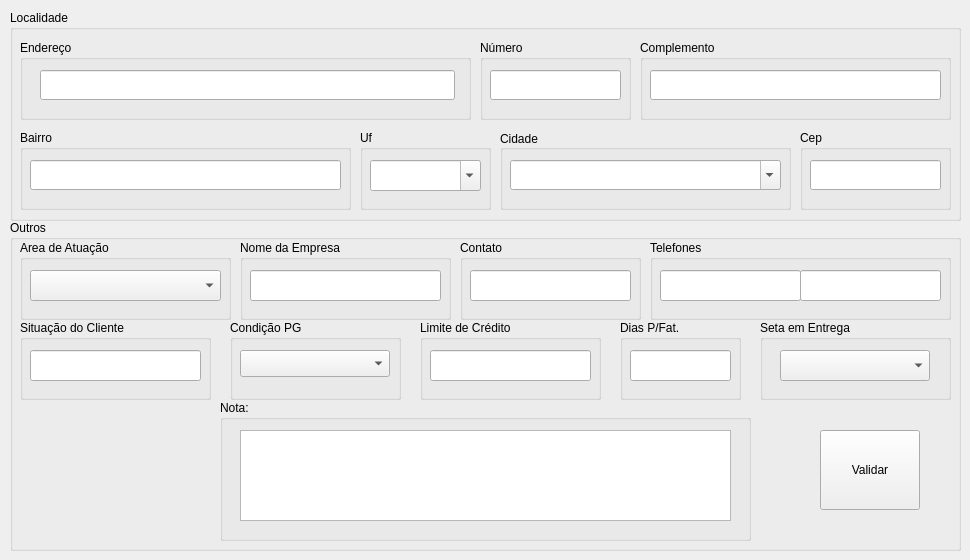
   <widget class="QWidget" name="TabBilling">
    <attribute name="title">
     <string>Faruramento</string>
    </attribute>
    <widget class="QGroupBox" name="GBoxPlaceAddress">
     <property name="geometry">
      <rect>
       <x>10</x>
       <y>10</y>
       <width>951</width>
       <height>211</height>
      </rect>
     </property>
     <property name="title">
      <string>Localidade</string>
     </property>
     <widget class="QGroupBox" name="GBoxAddress">
      <property name="geometry">
       <rect>
        <x>10</x>
        <y>30</y>
        <width>451</width>
        <height>80</height>
       </rect>
      </property>
      <property name="title">
       <string>Endereço</string>
      </property>
      <widget class="QLineEdit" name="LEditAddress">
       <property name="geometry">
        <rect>
         <x>20</x>
         <y>30</y>
         <width>415</width>
         <height>30</height>
        </rect>
       </property>
       <property name="toolTip">
        <string>Informar o Endereçõ do Fornecedor...</string>
       </property>
       <property name="alignment">
        <set>Qt::AlignCenter</set>
       </property>
      </widget>
     </widget>
     <widget class="QGroupBox" name="GBoxNumber">
      <property name="geometry">
       <rect>
        <x>470</x>
        <y>30</y>
        <width>151</width>
        <height>80</height>
       </rect>
      </property>
      <property name="title">
       <string>Número</string>
      </property>
      <widget class="QLineEdit" name="LEditNumber">
       <property name="geometry">
        <rect>
         <x>10</x>
         <y>30</y>
         <width>131</width>
         <height>30</height>
        </rect>
       </property>
       <property name="toolTip">
        <string>Informar o Número para o Endereço...</string>
       </property>
       <property name="alignment">
        <set>Qt::AlignCenter</set>
       </property>
      </widget>
     </widget>
     <widget class="QGroupBox" name="GBoxComplements">
      <property name="geometry">
       <rect>
        <x>630</x>
        <y>30</y>
        <width>311</width>
        <height>80</height>
       </rect>
      </property>
      <property name="title">
       <string>Complemento</string>
      </property>
      <widget class="QLineEdit" name="LEditComplements">
       <property name="geometry">
        <rect>
         <x>10</x>
         <y>30</y>
         <width>291</width>
         <height>30</height>
        </rect>
       </property>
       <property name="toolTip">
        <string>Informar um Complemento para o Endereço, caso tenha...</string>
       </property>
       <property name="alignment">
        <set>Qt::AlignCenter</set>
       </property>
      </widget>
     </widget>
     <widget class="QGroupBox" name="GBoxDistrict">
      <property name="geometry">
       <rect>
        <x>10</x>
        <y>120</y>
        <width>331</width>
        <height>80</height>
       </rect>
      </property>
      <property name="title">
       <string>Bairro</string>
      </property>
      <widget class="QLineEdit" name="LEditDistrict">
       <property name="geometry">
        <rect>
         <x>10</x>
         <y>30</y>
         <width>311</width>
         <height>30</height>
        </rect>
       </property>
       <property name="toolTip">
        <string>Informar o Bairro/Região onde fica o Endereço...</string>
       </property>
       <property name="alignment">
        <set>Qt::AlignCenter</set>
       </property>
      </widget>
     </widget>
     <widget class="QGroupBox" name="GBoxCity">
      <property name="geometry">
       <rect>
        <x>490</x>
        <y>120</y>
        <width>291</width>
        <height>80</height>
       </rect>
      </property>
      <property name="cursor">
       <cursorShape>SizeVerCursor</cursorShape>
      </property>
      <property name="layoutDirection">
       <enum>Qt::LeftToRight</enum>
      </property>
      <property name="title">
       <string>Cidade</string>
      </property>
      <property name="alignment">
       <set>Qt::AlignLeading|Qt::AlignLeft|Qt::AlignVCenter</set>
      </property>
      <widget class="QComboBox" name="CBoxCity">
       <property name="geometry">
        <rect>
         <x>10</x>
         <y>30</y>
         <width>271</width>
         <height>30</height>
        </rect>
       </property>
       <property name="toolTip">
        <string>Selecionar a Cidade ou Digitar, Caso não tenha..</string>
       </property>
       <property name="editable">
        <bool>true</bool>
       </property>
      </widget>
     </widget>
     <widget class="QGroupBox" name="GBoxState">
      <property name="geometry">
       <rect>
        <x>350</x>
        <y>120</y>
        <width>131</width>
        <height>80</height>
       </rect>
      </property>
      <property name="title">
       <string>Uf</string>
      </property>
      <widget class="QComboBox" name="CBoxState">
       <property name="geometry">
        <rect>
         <x>10</x>
         <y>30</y>
         <width>111</width>
         <height>31</height>
        </rect>
       </property>
       <property name="cursor">
        <cursorShape>IBeamCursor</cursorShape>
       </property>
       <property name="toolTip">
        <string>Selecionar a Sigla para o Estado do Cliente...</string>
       </property>
       <property name="layoutDirection">
        <enum>Qt::LeftToRight</enum>
       </property>
       <property name="editable">
        <bool>true</bool>
       </property>
      </widget>
     </widget>
     <widget class="QGroupBox" name="GBoxZipCode">
      <property name="geometry">
       <rect>
        <x>790</x>
        <y>120</y>
        <width>151</width>
        <height>80</height>
       </rect>
      </property>
      <property name="title">
       <string>Cep</string>
      </property>
      <widget class="QLineEdit" name="LEditZipCode">
       <property name="geometry">
        <rect>
         <x>10</x>
         <y>30</y>
         <width>131</width>
         <height>30</height>
        </rect>
       </property>
       <property name="toolTip">
        <string>Informar o Cep da Localidade...</string>
       </property>
       <property name="alignment">
        <set>Qt::AlignCenter</set>
       </property>
      </widget>
     </widget>
    </widget>
    <widget class="QGroupBox" name="GBoxOthersBilling">
     <property name="geometry">
      <rect>
       <x>10</x>
       <y>220</y>
       <width>951</width>
       <height>331</height>
      </rect>
     </property>
     <property name="title">
      <string>Outros</string>
     </property>
     <widget class="QGroupBox" name="GBoxPaymentSchd">
      <property name="geometry">
       <rect>
        <x>610</x>
        <y>100</y>
        <width>121</width>
        <height>80</height>
       </rect>
      </property>
      <property name="title">
       <string>Dias P/Fat.</string>
      </property>
      <widget class="QLineEdit" name="LEditPaymentSchd">
       <property name="geometry">
        <rect>
         <x>10</x>
         <y>30</y>
         <width>101</width>
         <height>31</height>
        </rect>
       </property>
       <property name="toolTip">
        <string>Dias para fatura, exemplo: 30, 60, 90</string>
       </property>
       <property name="alignment">
        <set>Qt::AlignCenter</set>
       </property>
      </widget>
     </widget>
     <widget class="QGroupBox" name="GBoxPaymentMthd">
      <property name="geometry">
       <rect>
        <x>220</x>
        <y>100</y>
        <width>171</width>
        <height>80</height>
       </rect>
      </property>
      <property name="title">
       <string>Condição PG</string>
      </property>
      <widget class="QComboBox" name="CBoxPaymentMthd">
       <property name="geometry">
        <rect>
         <x>10</x>
         <y>30</y>
         <width>150</width>
         <height>27</height>
        </rect>
       </property>
       <property name="minimumSize">
        <size>
         <width>150</width>
         <height>0</height>
        </size>
       </property>
       <property name="toolTip">
        <string>Selecionar Condição de Pagamento Desejada para o Cliente...</string>
       </property>
      </widget>
     </widget>
     <widget class="QGroupBox" name="GBoxNotesBilling">
      <property name="geometry">
       <rect>
        <x>210</x>
        <y>180</y>
        <width>531</width>
        <height>141</height>
       </rect>
      </property>
      <property name="minimumSize">
       <size>
        <width>350</width>
        <height>110</height>
       </size>
      </property>
      <property name="title">
       <string>Nota:</string>
      </property>
      <widget class="QTextEdit" name="TEditNotesBilling">
       <property name="geometry">
        <rect>
         <x>20</x>
         <y>30</y>
         <width>491</width>
         <height>91</height>
        </rect>
       </property>
       <property name="minimumSize">
        <size>
         <width>300</width>
         <height>90</height>
        </size>
       </property>
       <property name="toolTip">
        <string>Informar alguma Observação para o Cliente...</string>
       </property>
      </widget>
     </widget>
     <widget class="QGroupBox" name="GBoxSetToDelivery">
      <property name="geometry">
       <rect>
        <x>750</x>
        <y>100</y>
        <width>191</width>
        <height>80</height>
       </rect>
      </property>
      <property name="title">
       <string>Seta em Entrega</string>
      </property>
      <widget class="QComboBox" name="CBoxSetToDelivery">
       <property name="geometry">
        <rect>
         <x>20</x>
         <y>30</y>
         <width>150</width>
         <height>31</height>
        </rect>
       </property>
       <property name="toolTip">
        <string>Seta o Endereço de Faturamento para Entrega...</string>
       </property>
      </widget>
     </widget>
     <widget class="QGroupBox" name="GBoxCustomersCreditStatus">
      <property name="geometry">
       <rect>
        <x>10</x>
        <y>100</y>
        <width>191</width>
        <height>80</height>
       </rect>
      </property>
      <property name="title">
       <string>Situação do Cliente</string>
      </property>
      <widget class="QLineEdit" name="LEditCustomersCreditStatus">
       <property name="geometry">
        <rect>
         <x>10</x>
         <y>30</y>
         <width>171</width>
         <height>31</height>
        </rect>
       </property>
       <property name="toolTip">
        <string>Mostra a Situação Financeira do Cliente para Compras...</string>
       </property>
       <property name="alignment">
        <set>Qt::AlignCenter</set>
       </property>
      </widget>
     </widget>
     <widget class="QGroupBox" name="GBoxCustomerCreditLimit">
      <property name="geometry">
       <rect>
        <x>410</x>
        <y>100</y>
        <width>181</width>
        <height>80</height>
       </rect>
      </property>
      <property name="title">
       <string>Limite de Crédito</string>
      </property>
      <widget class="QLineEdit" name="LEditCustomerCreditLimit">
       <property name="geometry">
        <rect>
         <x>10</x>
         <y>30</y>
         <width>161</width>
         <height>31</height>
        </rect>
       </property>
       <property name="toolTip">
        <string>Mostra o Limite de Crédito Aprovado para o Cliente...</string>
       </property>
       <property name="alignment">
        <set>Qt::AlignCenter</set>
       </property>
      </widget>
     </widget>
     <widget class="QGroupBox" name="GBoxBusinessArea">
      <property name="geometry">
       <rect>
        <x>10</x>
        <y>20</y>
        <width>211</width>
        <height>80</height>
       </rect>
      </property>
      <property name="title">
       <string>Area de Atuação</string>
      </property>
      <widget class="QComboBox" name="CBoxBusinessArea">
       <property name="geometry">
        <rect>
         <x>10</x>
         <y>30</y>
         <width>191</width>
         <height>31</height>
        </rect>
       </property>
       <property name="toolTip">
        <string>Selecionar a Área de Atuação do Cliente...</string>
       </property>
      </widget>
     </widget>
     <widget class="QGroupBox" name="GBoxBusinessName">
      <property name="geometry">
       <rect>
        <x>230</x>
        <y>20</y>
        <width>211</width>
        <height>80</height>
       </rect>
      </property>
      <property name="title">
       <string>Nome da Empresa</string>
      </property>
      <widget class="QLineEdit" name="LEditBusinessName">
       <property name="geometry">
        <rect>
         <x>10</x>
         <y>30</y>
         <width>191</width>
         <height>31</height>
        </rect>
       </property>
       <property name="toolTip">
        <string>Informa o nome da Empresa do Cliente, para Referências...</string>
       </property>
       <property name="alignment">
        <set>Qt::AlignCenter</set>
       </property>
      </widget>
     </widget>
     <widget class="QGroupBox" name="GBoxBusinessContact">
      <property name="geometry">
       <rect>
        <x>450</x>
        <y>20</y>
        <width>181</width>
        <height>80</height>
       </rect>
      </property>
      <property name="title">
       <string>Contato</string>
      </property>
      <widget class="QLineEdit" name="LEditBusinessContact">
       <property name="geometry">
        <rect>
         <x>10</x>
         <y>30</y>
         <width>161</width>
         <height>31</height>
        </rect>
       </property>
       <property name="toolTip">
        <string>Informar Contato de Referêcia na Empresa para o Cliente...</string>
       </property>
       <property name="alignment">
        <set>Qt::AlignCenter</set>
       </property>
      </widget>
     </widget>
     <widget class="QGroupBox" name="GBoxBusinessContactPhone">
      <property name="geometry">
       <rect>
        <x>640</x>
        <y>20</y>
        <width>301</width>
        <height>80</height>
       </rect>
      </property>
      <property name="title">
       <string>Telefones</string>
      </property>
      <widget class="QLineEdit" name="LEditBusinessContactPhone1">
       <property name="geometry">
        <rect>
         <x>10</x>
         <y>30</y>
         <width>141</width>
         <height>31</height>
        </rect>
       </property>
       <property name="toolTip">
        <string>Informar o Primeiro Telefone de Contato para Referência para o Cliente...</string>
       </property>
       <property name="alignment">
        <set>Qt::AlignCenter</set>
       </property>
      </widget>
      <widget class="QLineEdit" name="LEditBusinessContactPhone2">
       <property name="geometry">
        <rect>
         <x>150</x>
         <y>30</y>
         <width>141</width>
         <height>31</height>
        </rect>
       </property>
       <property name="toolTip">
        <string>Informar o Segundo Telefone de Contato para Referência do Cliente...</string>
       </property>
       <property name="alignment">
        <set>Qt::AlignCenter</set>
       </property>
      </widget>
     </widget>
     <widget class="QToolButton" name="TButtonValidBilling">
      <property name="geometry">
       <rect>
        <x>810</x>
        <y>210</y>
        <width>100</width>
        <height>80</height>
       </rect>
      </property>
      <property name="minimumSize">
       <size>
        <width>100</width>
        <height>80</height>
       </size>
      </property>
      <property name="maximumSize">
       <size>
        <width>100</width>
        <height>80</height>
       </size>
      </property>
      <property name="toolTip">
       <string>Validar campos e dados..</string>
      </property>
      <property name="text">
       <string>Validar</string>
      </property>
      <property name="icon">
       <iconset resource="../images.qrc">
        <normaloff>:/images/PNG/48x48/Rebuild-48x48.png</normaloff>:/images/PNG/48x48/Rebuild-48x48.png</iconset>
      </property>
      <property name="iconSize">
       <size>
        <width>48</width>
        <height>48</height>
       </size>
      </property>
      <property name="toolButtonStyle">
       <enum>Qt::ToolButtonTextUnderIcon</enum>
      </property>
     </widget>
    </widget>
   </widget>
